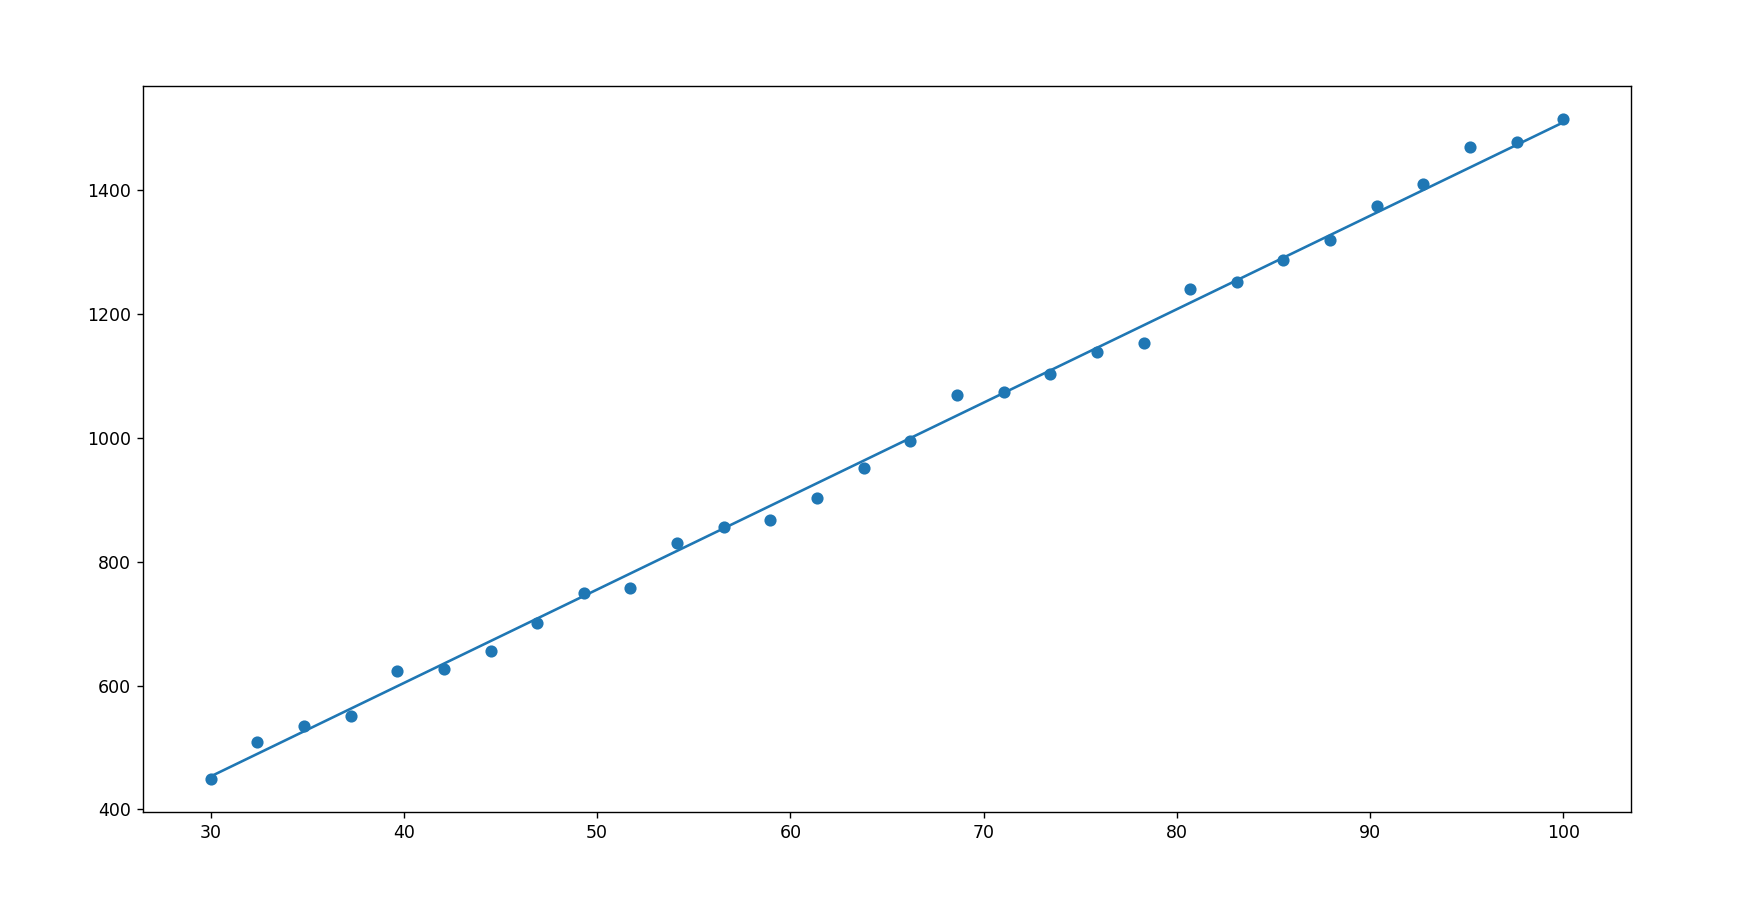

Here is the Python script that generated this plot:
import matplotlib.pyplot as plt
import pandas as pd
import numpy as np
from scipy import stats

df = pd.read_csv('data_linear.csv')
x = np.array(df['Diện tích'])

y = np.array(df['Giá']) 

''' biến đổi x thành ma trậ chuyển vị '''


xg = x.T


# slope, intercept, r, p, std_err = stats.linregress(x, y)

# def myfunc(x):
#   return slope * x + intercept

# mymodel = list(map(myfunc, x))

# plt.scatter(x, y)
# plt.plot(x, mymodel)
# plt.show()

''' tính theo công thức cho sẵn 
    y = a+bx
    b = [tổng sigma(1-n) (xi*yi - n*x.mean()*y.mean())] / tổng sigma(1-n) (xi**2 - n*(x.mean()**2))
    a = y.mean() - b*x.mean()

'''
def cost(x,y):
    j = 0
    j= sum(x*y-np.size(x)*x.mean()*y.mean())
    return j
def loss(x):
    z = 0
    z =  sum(x**2-np.size(x)*(x.mean())**2)
    return z
c = cost(x,y)
d= loss(x)
b = c/d
a = y.mean()-b*x.mean()
def data(e):
    return a+b*e
yg = []
def myMD():
    for i in x:
        yg.append(data(i))
    return yg
toss = myMD()
plt.scatter(x,y)
plt.plot(x,toss)
plt.show()
